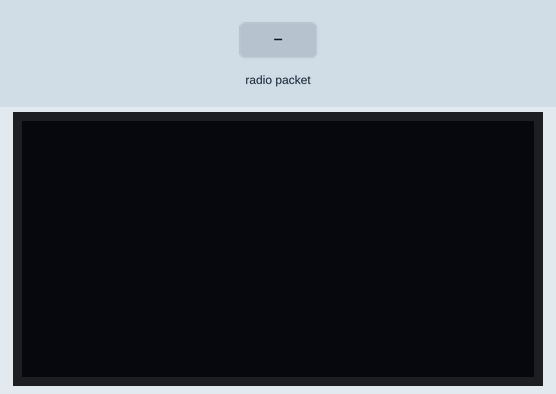
Simulated run of this sketch. Board: Arduino Uno, built with avr-gcc and run on an emulated ATmega328P. Shown: 128×64 one-colour display. Inputs (shaded band) come from the test bench. No radio packets arrive unless stated; what the sketch prints to the serial monitor is not drawn.

Above: at 2.2 s.
2.3 s: radio packet "1" arrives
At 4.5 s:
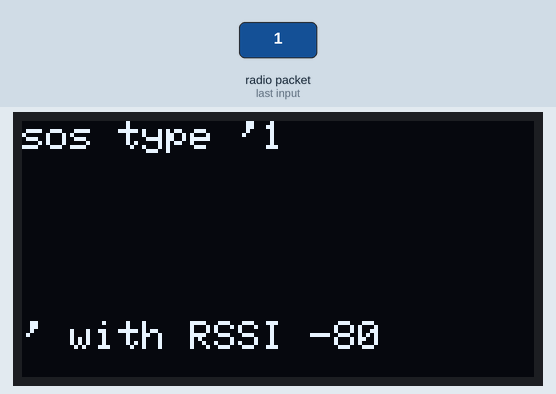
4.8 s: radio packet "0" arrives
At 6.6 s:
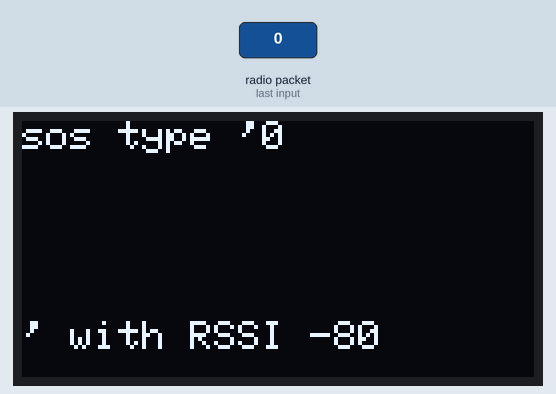
7.3 s: radio packet "2" arrives
Timing chart, 0 to 10.3 s (numbered marks = the images above; inputs shaded):
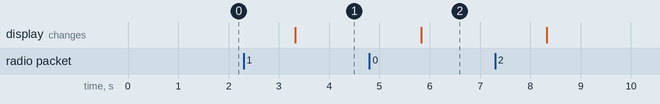

The sketch:

sos_rev_with_display_ssd1306_stable_v.1.0.0.ino
```cpp
#include <SPI.h>
#include <LoRa.h>
#include <Adafruit_GFX.h>
#include <Adafruit_SSD1306.h>

#define SCREEN_WIDTH 128  // OLED width
#define SCREEN_HEIGHT 64  // OLED height
#define OLED_RESET -1     // Shared reset pin
Adafruit_SSD1306 display(SCREEN_WIDTH, SCREEN_HEIGHT, &Wire, OLED_RESET);

// LoRa pins
#define ss 5
#define rst 14
#define dio0 2

void setup() {
  Serial.begin(115200);
  while (!Serial); // Wait for Serial Monitor

  // Initialize OLED
  if (!display.begin(SSD1306_SWITCHCAPVCC, 0x3C)) {
    Serial.println("OLED failed!");
    while (1);
  }
  display.clearDisplay();
  display.setTextSize(1);
  display.setTextColor(SSD1306_WHITE);
  display.display();
  delay(1000);

  // Initialize LoRa
  LoRa.setPins(ss, rst, dio0);
  while (!LoRa.begin(433E6)) { // Adjust frequency for your region
    Serial.println("LoRa init failed. Retrying...");
    delay(1000);
  }
  LoRa.setSyncWord(0xA5); // Sync word to match sender
  Serial.println("LoRa initialized!");
}

void loop() {
  int packetSize = LoRa.parsePacket();
  if (packetSize) {
    String receivedData = LoRa.readString(); // Read incoming data
    int rssi = LoRa.packetRssi(); // Get signal strength

    // Print to Serial Monitor
    Serial.print("sos type '");
    Serial.print(receivedData);
    Serial.print("' with RSSI ");
    Serial.println(rssi);

    // Print to OLED
    display.clearDisplay();
    display.setCursor(0, 0);
    display.print("sos type '");
    display.print(receivedData);
    display.setCursor(0, 50);
    display.print("' with RSSI ");
    display.print(rssi);
    display.display(); // Render on OLED
  }
}
```

Measured:
- after the input at 2.3 s, the display: changes after 1.0 s (image 1)
- after the input at 4.8 s, the display: changes after 1.0 s (image 2)
